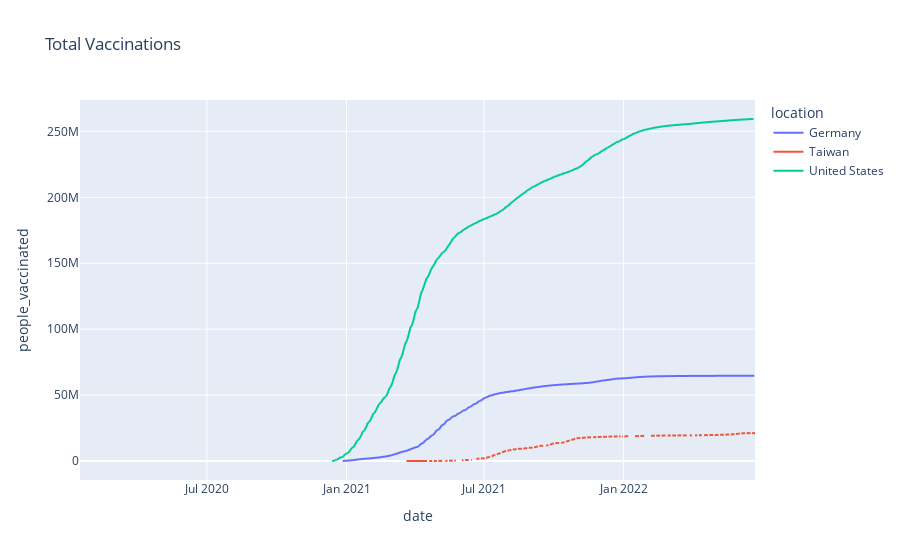

Notebook source saved alongside this figure:
### Markdown cell above
## Vaccination Rate

### Code cell
figVacAll = px.line(df_allSelectedCountries, x="date", y="people_vaccinated", color="location", title="Total Vaccinations")
figVacAll

### Figure 1 — Plotly figure (JSON) as saved in the notebook; plotly's stock layout.template omitted (floating-point values rounded to 4 significant figures; data arrays with more than 128 entries replaced by an {"elided": "..."} marker saying what was removed)
{"data": [{"hovertemplate": "location=Germany<br>date=%{x}<br>people_vaccinated=%{y}<extra></extra>", "legendgroup": "Germany", "line": {"color": "#636efa", "dash": "solid"}, "marker": {"symbol": "circle"}, "mode": "lines", "name": "Germany", "showlegend": true, "type": "scattergl", "x": {"elided": "879 str values"}, "xaxis": "x", "y": {"elided": "879 int values"}, "yaxis": "y"}, {"hovertemplate": "location=Taiwan<br>date=%{x}<br>people_vaccinated=%{y}<extra></extra>", "legendgroup": "Taiwan", "line": {"color": "#EF553B", "dash": "solid"}, "marker": {"symbol": "circle"}, "mode": "lines", "name": "Taiwan", "showlegend": true, "type": "scattergl", "x": {"elided": "890 str values"}, "xaxis": "x", "y": {"elided": "890 int values"}, "yaxis": "y"}, {"hovertemplate": "location=United States<br>date=%{x}<br>people_vaccinated=%{y}<extra></extra>", "legendgroup": "United States", "line": {"color": "#00cc96", "dash": "solid"}, "marker": {"symbol": "circle"}, "mode": "lines", "name": "United States", "showlegend": true, "type": "scattergl", "x": {"elided": "884 str values"}, "xaxis": "x", "y": {"elided": "884 int values"}, "yaxis": "y"}], "layout": {"legend": {"title": {"text": "location"}, "tracegroupgap": 0}, "title": {"text": "Total Vaccinations"}, "xaxis": {"anchor": "y", "domain": [0, 1], "title": {"text": "date"}}, "yaxis": {"anchor": "x", "domain": [0, 1], "title": {"text": "people_vaccinated"}}}}
